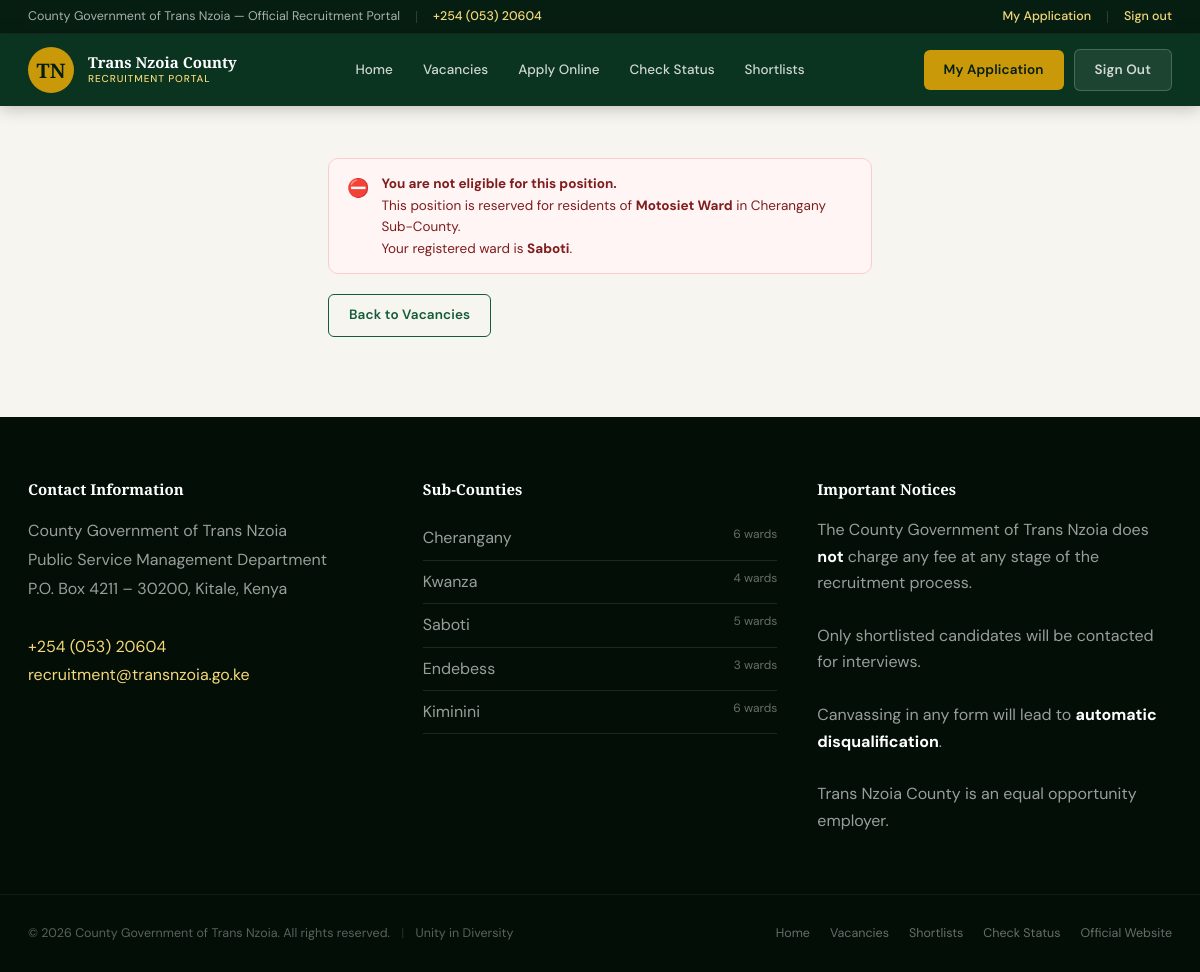
The app's page /apply.php?job=9 (signed in) with its own data.
### tables this page shows
CREATE TABLE `jobs` (
  `id` int(10) unsigned NOT NULL AUTO_INCREMENT,
  `job_code` varchar(30) NOT NULL,
  `title` varchar(200) NOT NULL,
  `department` varchar(200) NOT NULL,
  `type` enum('Full-Time','Part-Time','Contract','Internship') NOT NULL DEFAULT 'Full-Time',
  `deadline` date NOT NULL,
  `posted_date` date NOT NULL DEFAULT curdate(),
  `status` varchar(50) DEFAULT 'Open',
  `vacancies` tinyint(3) unsigned NOT NULL DEFAULT 1,
  `min_experience` tinyint(3) unsigned NOT NULL DEFAULT 0,
  `salary_scale` varchar(80) DEFAULT NULL,
  `scope` enum('county_wide','ward_specific') NOT NULL DEFAULT 'county_wide',
  `target_sub_county` varchar(60) DEFAULT NULL,
  `target_ward` varchar(80) DEFAULT NULL,
  `description` text NOT NULL,
  `requirements` text DEFAULT NULL,
  `responsibilities` text DEFAULT NULL,
  `source` enum('manual','bulk_import') NOT NULL DEFAULT 'manual',
  `created_by` int(10) unsigned DEFAULT NULL,
  `created_at` datetime NOT NULL DEFAULT current_timestamp(),
  `updated_at` datetime NOT NULL DEFAULT current_timestamp() ON UPDATE current_timestamp(),
  `job_group` varchar(100) DEFAULT NULL,
  `terms` varchar(100) DEFAULT NULL,
  `duties` text DEFAULT NULL,
  PRIMARY KEY (`id`),
  UNIQUE KEY `job_code` (`job_code`),
  KEY `created_by` (`created_by`),
  KEY `idx_status` (`status`),
  KEY `idx_deadline` (`deadline`),
  CONSTRAINT `jobs_ibfk_1` FOREIGN KEY (`created_by`) REFERENCES `users` (`id`) ON DELETE SET NULL
);

CREATE TABLE `users` (
  `id` int(10) unsigned NOT NULL AUTO_INCREMENT,
  `username` varchar(80) NOT NULL,
  `email` varchar(160) NOT NULL,
  `password_hash` varchar(255) NOT NULL,
  `role` enum('superadmin','admin','hr','applicant') NOT NULL DEFAULT 'applicant',
  `full_name` varchar(160) DEFAULT NULL,
  `is_active` tinyint(1) NOT NULL DEFAULT 1,
  `last_login` datetime DEFAULT NULL,
  `created_at` datetime NOT NULL DEFAULT current_timestamp(),
  `updated_at` datetime NOT NULL DEFAULT current_timestamp() ON UPDATE current_timestamp(),
  `sub_county` varchar(100) DEFAULT NULL,
  `ward` varchar(100) DEFAULT NULL,
  `id_doc_front` varchar(255) DEFAULT NULL,
  `id_doc_back` varchar(255) DEFAULT NULL,
  `id_verified` tinyint(1) DEFAULT 0,
  `phone` varchar(20) DEFAULT NULL,
  `dob` date DEFAULT NULL,
  `gender` enum('Male','Female','Prefer not to say') DEFAULT NULL,
  PRIMARY KEY (`id`),
  UNIQUE KEY `username` (`username`),
  UNIQUE KEY `email` (`email`),
  KEY `idx_role` (`role`),
  KEY `idx_email` (`email`)
);

### includes/auth.php (called while the page is built, shortened)
<?php
function h(?string $s): string {
    return htmlspecialchars($s ?? '', ENT_QUOTES, 'UTF-8');
}

### apply.php (the view, shortened to what this page needs)
<?php
require_once __DIR__ . '/includes/auth.php';
$job_id = (int)($_GET['job'] ?? 0);
$pdo    = db();
$job    = null;
$user   = auth_user();
if ($job_id) {
    $stmt = $pdo->prepare("SELECT * FROM jobs WHERE id = ? AND status = 'Open'");
    $stmt->execute([$job_id]);
    $job = $stmt->fetch();
}
$profile = $pdo->prepare("SELECT * FROM users WHERE id = ?");
$profile->execute([$user['id']]);
$profile = $profile->fetch();
if ($job['scope'] === 'ward_specific') {
    if ($profile['ward'] !== $job['target_ward'] || $profile['sub_county'] !== $job['target_sub_county']) {
        require_once __DIR__ . '/includes/partials/header.php';
        echo '<div class="page-wrap"><div class="container" style="max-width:600px;">';
        echo '<div class="alert alert-danger"><span class="alert-icon">⛔</span><div>';
        echo '<strong>You are not eligible for this position.</strong><br>';
        echo 'This position is reserved for residents of <strong>'.h($job['target_ward']).' Ward</strong> in '.h($job['target_sub_county']).' Sub-County.<br>';
        echo 'Your registered ward is <strong>'.h($profile['ward'] ?? '—').'</strong>.';
        echo '</div></div><a href="jobs.php" class="btn btn-outline-green">Back to Vacancies</a></div></div>';
        require_once __DIR__ . '/includes/partials/footer.php';
        exit;
    }
}
require_once __DIR__ . '/includes/partials/header.php';
?>
<?php require_once __DIR__ . '/includes/partials/footer.php'; ?>

### assets/css/style.css (style rules this page uses)
:root { --green-950: #020E06; --green-900: #061E12; --green-800: #0A3320; --green-700: #0E4A2E; --green-600: #145C39; --green-500: #1A7048; --green-400: #228558; --green-300: #3DA06F; --green-200: #72C29A; --green-100: #B8E3CB; --green-50: #EAF5EF; --gold-800: #7A5B06; --gold-600: #A87D09; --gold-500: #C9990A; --gold-400: #E0AC0C; --gold-300: #EDCA56; --gold-200: #F5D878; --gold-100: #FDF0BE; --gold-50: #FEFAEE; --warm-white: #F7F5F0; --warm-50: #F2EFE8; --warm-100: #E5E0D5; --warm-200: #C8C0B0; --warm-700: #4A4438; --warm-900: #1C1915; --text-main: #1A1916; --text-muted: #5A5550; --text-light: #8C877F; --border: rgba(20,40,25,0.12); --border-strong: rgba(20,40,25,0.22); --radius-sm: 6px; --radius-md: 10px; --radius-lg: 16px; --radius-xl: 24px; --shadow-sm: 0 1px 4px rgba(10,50,25,0.06); --shadow-card: 0 2px 12px rgba(10,50,25,0.08), 0 1px 3px rgba(10,50,25,0.06); --shadow-hover:0 8px 28px rgba(10,50,25,0.14), 0 2px 8px rgba(10,50,25,0.08); --font-display: 'Playfair Display', Georgia, serif; --font-body: 'DM Sans', system-ui, sans-serif; --font-mono: 'DM Mono', monospace; --max-w: 100%; --nav-h: 72px; --topbar-h: 34px; }
*, *::before, *::after { box-sizing: border-box; margin: 0; padding: 0; }
html { scroll-behavior: smooth; }
body { font-family: var(--font-body); font-size: 16px; line-height: 1.65; color: var(--text-main); background: var(--warm-white); -webkit-font-smoothing: antialiased; display: flex; flex-direction: column; min-height: 100vh; }
a { color: inherit; text-decoration: none; }
.container { max-width: var(--max-w); margin: 0 auto; padding: 0 28px; }
.page-wrap { padding: 52px 0 80px; }
.btn { display: inline-flex; align-items: center; gap: 7px; padding: 9px 20px; font-size: 13.5px; font-weight: 600; border-radius: var(--radius-sm); border: none; cursor: pointer; transition: all .18s; letter-spacing: .01em; white-space: nowrap; text-align: center; justify-content: center; }
.btn-outline-green { background: transparent; color: var(--green-600); border: 1.5px solid var(--green-600); }
.alert { display: flex; gap: 12px; align-items: flex-start; padding: 14px 18px; border-radius: var(--radius-md); font-size: 13.5px; line-height: 1.6; margin-bottom: 20px; }
.alert-icon { font-size: 18px; flex-shrink: 0; margin-top: 1px; }
.alert-danger { background: #FFF5F5; border: 1px solid #FFCCCC; color: #7F1D1D; }

### records on screen
jobs: target_ward "Motosiet", target_sub_county "Cherangany"
users: ward "Saboti"

### other values on screen
COUNTY_BOX "P.O. Box 4211 – 30200, Kitale, Kenya"
COUNTY_PHONE "+254 (053) 20604"
COUNTY_EMAIL "recruitment@transnzoia.go.ke"
$sc "Cherangany"
count($wards) "6"
$sc "Kwanza"
count($wards) "4"
$sc "Saboti"
count($wards) "5"
$sc "Endebess"
count($wards) "3"
$sc "Kiminini"
